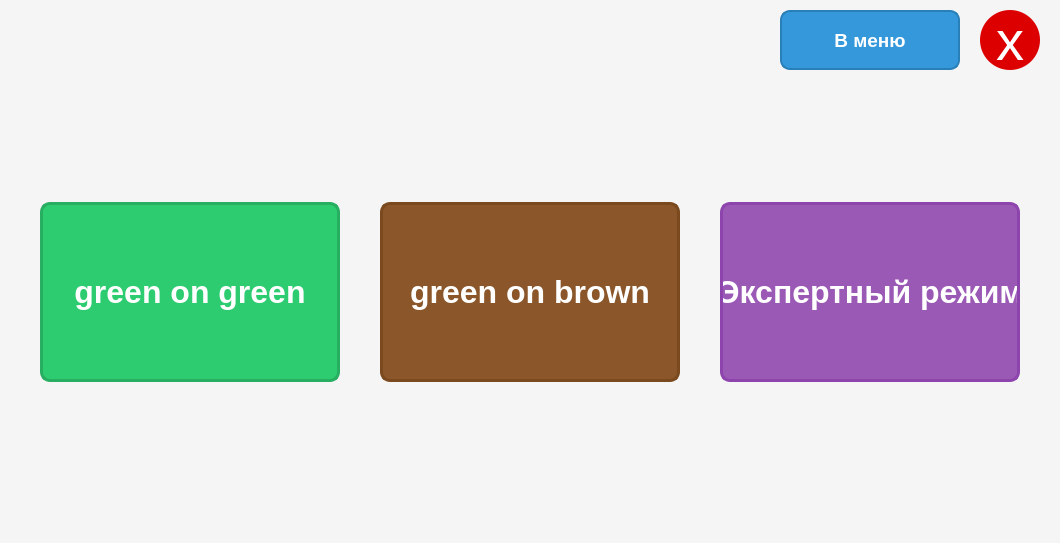
<?xml version="1.0" encoding="UTF-8"?>
<ui version="4.0">
 <class>MainWindow</class>
 <widget class="QMainWindow" name="MainWindow">
  <property name="geometry">
   <rect>
    <x>0</x>
    <y>0</y>
    <width>1020</width>
    <height>543</height>
   </rect>
  </property>
  <property name="windowTitle">
   <string>Plant datection</string>
  </property>
  <property name="styleSheet">
   <string notr="true">background-color: #f5f5f5;</string>
  </property>
  <widget class="QWidget" name="centralwidget">
   <layout class="QVBoxLayout" name="verticalLayout" stretch="0,1,0">
    <property name="spacing">
     <number>0</number>
    </property>
    <property name="leftMargin">
     <number>0</number>
    </property>
    <property name="topMargin">
     <number>0</number>
    </property>
    <property name="rightMargin">
     <number>0</number>
    </property>
    <property name="bottomMargin">
     <number>0</number>
    </property>
    <item>
        <widget class="QWidget" name="topPanel" native="true">
            <property name="minimumSize">
                <size>
                    <width>0</width>
                    <height>80</height>
                </size>
            </property>
            <property name="styleSheet">
                <string notr="true">background-color: transparent;</string>
            </property>
            <layout class="QHBoxLayout" name="horizontalLayout_top">
                <property name="spacing">
                    <number>20</number>
                </property>
                <property name="leftMargin">
                    <number>0</number>
                </property>
                <property name="topMargin">
                    <number>0</number>
                </property>
                <property name="rightMargin">
                    <number>20</number>
                </property>
                <property name="bottomMargin">
                    <number>0</number>
                </property>
                <item>
                    <spacer name="horizontalSpacer_top">
                        <property name="orientation">
                            <enum>Qt::Orientation::Horizontal</enum>
                        </property>
                        <property name="sizeHint" stdset="0">
                            <size>
                                <width>40</width>
                                <height>20</height>
                            </size>
                        </property>
                    </spacer>
                </item>
                <item>
                    <widget class="QPushButton" name="btnBackToMenu">
                        <property name="minimumSize">
                            <size>
                                <width>180</width>
                                <height>60</height>
                            </size>
                        </property>
                        <property name="font">
                            <font>
                                <pointsize>14</pointsize>
                                <weight>75</weight>
                                <bold>true</bold>
                            </font>
                        </property>
                        <property name="styleSheet">
                            <string notr="true">QPushButton {
                                background-color: #3498db;
                                color: white;
                                border-radius: 10px;
                                border: 2px solid #2980b9;
                                padding: 5px 15px;
                                }
                                QPushButton:hover {
                                background-color: #2980b9;
                                border: 2px solid #2573a7;
                                }</string>
                        </property>
                        <property name="text">
                            <string>В меню</string>
                        </property>
                    </widget>
                </item>
                <item>
                    <widget class="QPushButton" name="exitButton">
                        <property name="minimumSize">
                            <size>
                                <width>60</width>
                                <height>60</height>
                            </size>
                        </property>
                        <property name="maximumSize">
                            <size>
                                <width>60</width>
                                <height>60</height>
                            </size>
                        </property>
                        <property name="font">
                            <font>
                                <pointsize>42</pointsize>
                                <strikeout>false</strikeout>
                                <kerning>true</kerning>
                                <fontweight>DemiBold</fontweight>
                            </font>
                        </property>
                        <property name="layoutDirection">
                            <enum>Qt::LayoutDirection::LeftToRight</enum>
                        </property>
                        <property name="autoFillBackground">
                            <bool>false</bool>
                        </property>
                        <property name="styleSheet">
                            <string notr="true">QPushButton {
                                background-color: rgb(220, 0, 0);
                                color: white;
                                border-radius: 30px;
                                padding: 0px;
                                text-align: center;
                                qproperty-alignment: AlignVCenter;
                                qproperty-wordWrap: true;
                                }
                                QPushButton:hover {
                                background-color: rgb(253, 59, 0);
                                border: 3px solid rgb(186, 0, 0);
                                }</string>
                        </property>
                        <property name="text">
                            <string>x</string>
                        </property>
                        <property name="iconSize">
                            <size>
                                <width>32</width>
                                <height>32</height>
                            </size>
                        </property>
                    </widget>
                </item>
            </layout>
        </widget>
    </item>
    <item>
     <widget class="QStackedWidget" name="stackedWidget">
      <property name="currentIndex">
       <number>0</number>
      </property>
      <widget class="QWidget" name="menuPage">
       <layout class="QVBoxLayout" name="verticalLayout_menu">
        <property name="spacing">
         <number>0</number>
        </property>
        <property name="leftMargin">
         <number>0</number>
        </property>
        <property name="topMargin">
         <number>0</number>
        </property>
        <property name="rightMargin">
         <number>0</number>
        </property>
        <property name="bottomMargin">
         <number>0</number>
        </property>
        <item>
         <spacer name="verticalSpacer_top_menu">
          <property name="orientation">
           <enum>Qt::Orientation::Vertical</enum>
          </property>
          <property name="sizeHint" stdset="0">
           <size>
            <width>20</width>
            <height>40</height>
           </size>
          </property>
         </spacer>
        </item>
        <item>
         <layout class="QHBoxLayout" name="horizontalLayout_buttons">
          <property name="spacing">
           <number>40</number>
          </property>
          <property name="leftMargin">
           <number>40</number>
          </property>
          <property name="topMargin">
           <number>0</number>
          </property>
          <property name="rightMargin">
           <number>40</number>
          </property>
          <property name="bottomMargin">
           <number>0</number>
          </property>
          <item>
           <widget class="QPushButton" name="btnGreenGreen">
            <property name="minimumSize">
             <size>
              <width>300</width>
              <height>180</height>
             </size>
            </property>
            <property name="font">
             <font>
              <pointsize>24</pointsize>
              <italic>false</italic>
              <bold>true</bold>
             </font>
            </property>
            <property name="styleSheet">
             <string notr="true">QPushButton {
    background-color: #2ecc71;
    color: white;
    border-radius: 10px;
    border: 3px solid #27ae60;
    padding: 0px;
}
QPushButton:hover {
    background-color: #27ae60;
    border: 3px solid #219653;
}</string>
            </property>
            <property name="text">
             <string>green on green</string>
            </property>
           </widget>
          </item>
          <item>
           <widget class="QPushButton" name="btnGreenBrown">
            <property name="minimumSize">
             <size>
              <width>300</width>
              <height>180</height>
             </size>
            </property>
            <property name="font">
             <font>
              <pointsize>24</pointsize>
              <bold>true</bold>
             </font>
            </property>
            <property name="styleSheet">
             <string notr="true">QPushButton {
    background-color: #8b572a;
    color: white;
    border-radius: 10px;
    border: 3px solid #7a4a1e;
    padding: 0px;
}
QPushButton:hover {
    background-color: #7a4a1e;
    border: 3px solid #6a3f18;
}</string>
            </property>
            <property name="text">
             <string>green on brown</string>
            </property>
           </widget>
          </item>
          <item>
           <widget class="QPushButton" name="btnExpertMode">
            <property name="minimumSize">
             <size>
              <width>300</width>
              <height>180</height>
             </size>
            </property>
            <property name="font">
             <font>
              <pointsize>24</pointsize>
              <bold>true</bold>
             </font>
            </property>
            <property name="styleSheet">
             <string notr="true">QPushButton {
    background-color: #9b59b6;
    color: white;
    border-radius: 10px;
    border: 3px solid #8e44ad;
    padding: 0px;
}
QPushButton:hover {
    background-color: #8e44ad;
    border: 3px solid #7d3c98;
}</string>
            </property>
            <property name="text">
             <string>Экспертный режим</string>
            </property>
           </widget>
          </item>
         </layout>
        </item>
        <item>
         <spacer name="verticalSpacer_bottom_menu">
          <property name="orientation">
           <enum>Qt::Orientation::Vertical</enum>
          </property>
          <property name="sizeHint" stdset="0">
           <size>
            <width>20</width>
            <height>40</height>
           </size>
          </property>
         </spacer>
        </item>
       </layout>
      </widget>
      <widget class="QWidget" name="loadingPage">
       <layout class="QVBoxLayout" name="verticalLayout_loading">
        <property name="spacing">
         <number>0</number>
        </property>
        <property name="leftMargin">
         <number>0</number>
        </property>
        <property name="topMargin">
         <number>0</number>
        </property>
        <property name="rightMargin">
         <number>0</number>
        </property>
        <property name="bottomMargin">
         <number>0</number>
        </property>
        <item>
         <spacer name="verticalSpacer_top_loading">
          <property name="orientation">
           <enum>Qt::Orientation::Vertical</enum>
          </property>
          <property name="sizeHint" stdset="0">
           <size>
            <width>20</width>
            <height>40</height>
           </size>
          </property>
         </spacer>
        </item>
        <item>
         <layout class="QHBoxLayout" name="horizontalLayout_loading">
          <item>
           <spacer name="horizontalSpacer_left">
            <property name="orientation">
             <enum>Qt::Orientation::Horizontal</enum>
            </property>
            <property name="sizeHint" stdset="0">
             <size>
              <width>40</width>
              <height>20</height>
             </size>
            </property>
           </spacer>
          </item>
          <item>
           <widget class="QLabel" name="loadingLabel">
            <property name="text">
             <string/>
            </property>
            <property name="alignment">
             <set>Qt::AlignmentFlag::AlignCenter</set>
            </property>
           </widget>
          </item>
          <item>
           <spacer name="horizontalSpacer_right">
            <property name="orientation">
             <enum>Qt::Orientation::Horizontal</enum>
            </property>
            <property name="sizeHint" stdset="0">
             <size>
              <width>40</width>
              <height>20</height>
             </size>
            </property>
           </spacer>
          </item>
         </layout>
        </item>
        <item>
         <widget class="QLabel" name="loadingText">
          <property name="font">
           <font>
            <pointsize>24</pointsize>
           </font>
          </property>
          <property name="styleSheet">
           <string notr="true">color: #333;</string>
          </property>
          <property name="text">
           <string>Идёт загрузка...</string>
          </property>
          <property name="alignment">
           <set>Qt::AlignmentFlag::AlignCenter</set>
          </property>
         </widget>
        </item>
        <item>
         <spacer name="verticalSpacer_bottom_loading">
          <property name="orientation">
           <enum>Qt::Orientation::Vertical</enum>
          </property>
          <property name="sizeHint" stdset="0">
           <size>
            <width>20</width>
            <height>40</height>
           </size>
          </property>
         </spacer>
        </item>
       </layout>
      </widget>
        <widget class="QWidget" name="videoPage">
         <layout class="QGridLayout" name="gridLayout_video">
          <property name="leftMargin">
           <number>10</number>
          </property>
          <property name="topMargin">
           <number>10</number>
          </property>
          <property name="rightMargin">
           <number>10</number>
          </property>
          <property name="bottomMargin">
           <number>10</number>
          </property>
          <property name="spacing">
           <number>10</number>
          </property>
          <item row="0" column="0">
           <widget class="QLabel" name="videoLabel1">
            <property name="styleSheet">
             <string notr="true">background-color: black;</string>
            </property>
            <property name="text">
             <string/>
            </property>
            <property name="alignment">
             <set>Qt::AlignmentFlag::AlignCenter</set>
            </property>
           </widget>
          </item>
          <item row="0" column="1">
           <widget class="QLabel" name="videoLabel2">
            <property name="styleSheet">
             <string notr="true">background-color: black;</string>
            </property>
            <property name="text">
             <string/>
            </property>
            <property name="alignment">
             <set>Qt::AlignmentFlag::AlignCenter</set>
            </property>
           </widget>
          </item>
          <item row="1" column="0">
           <widget class="QLabel" name="videoLabel3">
            <property name="styleSheet">
             <string notr="true">background-color: black;</string>
            </property>
            <property name="text">
             <string/>
            </property>
            <property name="alignment">
             <set>Qt::AlignmentFlag::AlignCenter</set>
            </property>
           </widget>
          </item>
          <item row="1" column="1">
           <widget class="QLabel" name="videoLabel4">
            <property name="styleSheet">
             <string notr="true">background-color: black;</string>
            </property>
            <property name="text">
             <string/>
            </property>
            <property name="alignment">
             <set>Qt::AlignmentFlag::AlignCenter</set>
            </property>
           </widget>
          </item>
         </layout>
        </widget>
      <widget class="QWidget" name="expertPage">
       <layout class="QVBoxLayout" name="verticalLayout_expert">
        <property name="spacing">
         <number>10</number>
        </property>
        <property name="leftMargin">
         <number>10</number>
        </property>
        <property name="topMargin">
         <number>10</number>
        </property>
        <property name="rightMargin">
         <number>10</number>
        </property>
        <property name="bottomMargin">
         <number>10</number>
        </property>
        <item>
         <widget class="QLabel" name="expertTitle">
          <property name="font">
           <font>
            <pointsize>20</pointsize>
            <bold>true</bold>
           </font>
          </property>
          <property name="text">
           <string>Экспертный режим - Настройка Green on Brown</string>
          </property>
          <property name="alignment">
           <set>Qt::AlignmentFlag::AlignCenter</set>
          </property>
         </widget>
        </item>
        <item>
         <widget class="QScrollArea" name="scrollArea">
          <property name="widgetResizable">
           <bool>true</bool>
          </property>
          <widget class="QWidget" name="scrollAreaWidgetContents">
           <property name="geometry">
            <rect>
             <x>0</x>
             <y>0</y>
             <width>980</width>
             <height>400</height>
            </rect>
           </property>
           <layout class="QVBoxLayout" name="verticalLayout_scroll">
            <item>
             <widget class="QLabel" name="expertVideoLabel">
              <property name="minimumSize">
               <size>
                <width>640</width>
                <height>480</height>
               </size>
              </property>
              <property name="styleSheet">
               <string notr="true">background-color: black;</string>
              </property>
              <property name="text">
               <string/>
              </property>
              <property name="alignment">
               <set>Qt::AlignmentFlag::AlignCenter</set>
              </property>
             </widget>
            </item>
           </layout>
          </widget>
         </widget>
        </item>
       </layout>
      </widget>
     </widget>
    </item>
    <item>
     <spacer name="verticalSpacer_final">
      <property name="orientation">
       <enum>Qt::Orientation::Vertical</enum>
      </property>
      <property name="sizeHint" stdset="0">
       <size>
        <width>20</width>
        <height>40</height>
       </size>
      </property>
     </spacer>
    </item>
   </layout>
  </widget>
 </widget>
 <resources/>
 <connections/>
</ui>
